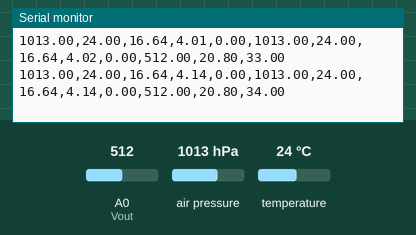
The sketch below on a simulated Arduino Uno, built with avr-gcc and run on an emulated ATmega328P. Parts: the last lines printed to the serial monitor. Inputs (shaded band) come from the test bench; at power-on: A0 (Vout) = 512, air pressure 1013 hPa, temperature 24 °C.

Above: at 4.2 s.
4.3 s: A0 (Vout) set to 257
At 4.4 s:
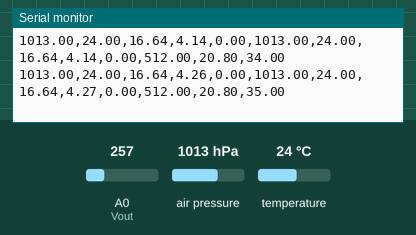
7.3 s: A0 (Vout) set to 246
At 7.4 s:
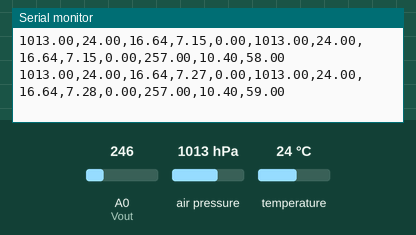
10.3 s: A0 (Vout) set to 11
At 10.4 s:
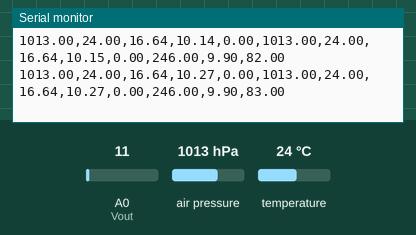
11.8 s: A0 (Vout) set to 8
At 11.91 s:
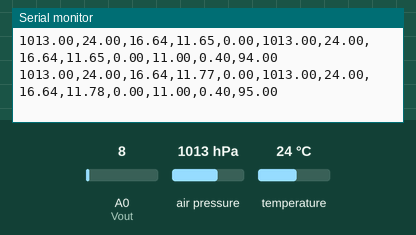
Timing chart, 0 to 14.8 s (numbered marks = the images above; inputs shaded):
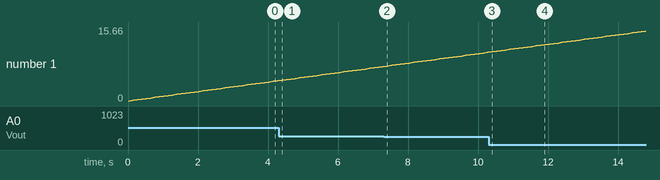

The sketch:

send.ino
```cpp
/* KODEA v3
 *
 *
 *  parentesi artean frogatu gabe
 *  kortxete implementatu gabe
 *  normal, frogatua
 *
 *  2bmp batera martxan
 *  apc bidaltzen
 *  sd gordetzen
 *  O2 sensor
 *
 *  Katea:
 *  presin, tempin, altin, denb1, abia1, presout, tempout, altout, denb2, abia2, oxygenV, oxygenC, ident
 *
 */
#include <Adafruit_Sensor.h>  //Adafruit_Sensor.h libreria gehitu
#include "Adafruit_BMP280.h"  //Adafruit_BMP280.h libreria gehitu
#include <SoftwareSerial.h>   //SoftwareSerial libreria gehitu
#include <SPI.h>              //SPI libreria gehitu
#include <Wire.h>             //Wire libreria gehitu
Adafruit_BMP280 bmp1;         //I2C (A4(SDA), A5(SCL))
Adafruit_BMP280 bmp2;         //I2C (A4(SDA), A5(SCL))
float i = 0;                  //i float gehitu, identifikadore bezala erabiltzeko
float denbora = 0;            //Denbora float gehitu, arduino piztuta dagoen denbora kalkulatzeko
float denboraz = 0;           //Denbora zaharra gorde, abiadura eta denbora diferentzia kalkulatzeko
float presionin;              //Barruko presio atmosferikoa gordetzeko float gehitu
float temperaturain;          //Barruko tenperatura gordetzeko float gehitu
float altitudin;              //Barruko altuera gordetzeko float gehitu
float altuerainz = 0;         //Barruko altuera zaharra gordetzeko float gehitu. Honekin, altuera diferentzia kalkulatu daiteke
float abiadurain = 0;         //Barruko abiadura gordetzeko float gehitu
float presionout;             //Kanpoko presio atmosferikoa gordetzeko float gehitu
float temperaturaout;         //Lanpoko tenperatura gordetzeko float gehitu
float altitudout;             //Kanpoko altuera gordetzeko float gehitu
float altueraoutz = 0;        //Kanpoko altuera zaharra gordetzeko float gehitu. Honekin, altuera diferentzia kalkulatu daiteke
float abiaduraout = 0;        //Kanpoko abiadura gordetzeko float gehitu
float Vout =0;                //Oxigeno sentsorearen balioa gordetzeko float gehitu
int calibrateO2 = 93;         //Oxigeno sentsorea kalibratzeko float gehitu
SoftwareSerial sd(9, 10);     //SD. RX, TX
/////////////////////////////////////////////////////////////////////////////////////////////////////
void setup() {
  // put your setup code here, to run once:

  sd.begin(115200);        //SD-a abiarazi
  Serial.begin(19200);     //APC-ak abiarazi
  if (!bmp1.begin(0x77)) { //BMP Sentsorea abiarazi
    Serial.println(F("Ez da BMP(1, barrukoa) aurkitu!"));
    while (1);
  }
  if (!bmp2.begin(0x76)) { //BMP Sentsorea abiarazi
    Serial.println(F("Ez da BMP(2, kanpokoa) aurkitu!"));
    while (1);
  }
  calibrateO2 = analogRead(Vout); //Oxigeno sentsorea kalibratu
}
//////////////////////////////////////////////////////////////////////////////////////////////////////////////////////////////
void loop() {

  //String bat sortu:

  String stringOne;

  //Barruko BMP irakurri

  presionin = bmp1.readPressure() / 100; //Presioa Irakurri
  temperaturain = bmp1.readTemperature();
  altuerainz = altitudin;
  altitudin = bmp1.readAltitude (1015); //Ajustar con el valor local
  stringOne += String(presionin, 2);
  stringOne += F(",");
  stringOne += String(temperaturain, 2);
  stringOne += F(",");
  stringOne += String(altitudin, 2);
  stringOne += F(",");
  denboraz = denbora;
  denbora = millis();
  denbora = denbora/1000;
  stringOne += String(denbora, 2);
  stringOne += F(",");
  abiadurain = (altitudin - altuerainz)/(denbora - denboraz);
  stringOne += String(abiadurain, 2);
  stringOne += F(",");

  //Kanpoko BMP irakurri

  presionout = bmp2.readPressure() / 100; //Presioa Irakurri
  temperaturaout = bmp2.readTemperature();
  altueraoutz = altitudout;
  altitudout = bmp2.readAltitude (1015); //Ajustar con el valor local
  stringOne += String(presionout, 2);
  stringOne += F(",");
  stringOne += String(temperaturaout, 2);
  stringOne += F(",");
  stringOne += String(altitudout, 2);
  stringOne += F(",");
  denboraz = denbora;
  denbora = millis();
  denbora = denbora/1000;
  stringOne += String(denbora, 2);
  stringOne += F(",");
  abiaduraout = (altitudout - altueraoutz)/(denbora - denboraz);
  stringOne += String(abiaduraout, 2);
  stringOne += F(",");

  //Oxigenoa irakurri

  Vout = analogRead(A0); //Oxigenoa irakurri
  stringOne += String(Vout, 2); //Oxigenoaren sentsorearen sarrera bidali
  stringOne += F(",");
  Vout = map(Vout, 0, calibrateO2, 0, 208); //Kalibratutako baliora mapeatu
  Vout = Vout/10; //Oxigenoa dezimaletara
  stringOne += String(Vout, 2); //Oxigenoa bidali
  stringOne += F(",");

  //Identifikadorea kalkulatu +1

  i=i+1;
  stringOne += String(i, 2);

  //SD-an gorde, eta bidali

  sd.listen();
  sd.println(stringOne);
  Serial.println(stringOne);
  delay(100);
}
```

Measured:
- plotted number 1: 7.27 → 10.27 after the input at 7.3 s, 10.27 → 11.77 after the input at 10.3 s, 11.77 → 15.66 after the input at 11.8 s
